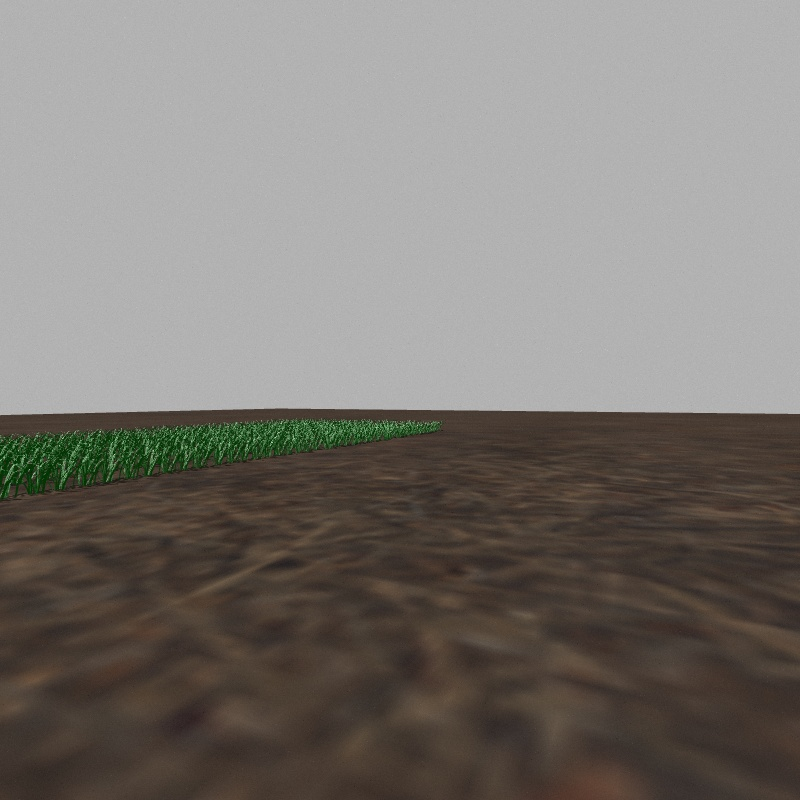
#> input picture agrobot_ws/src/agrobot/nodes/test.jpg, 800 x 800 px
$ python -i center_row_algorithm.py   (imports and definitions only)   (older library calls are emulated)
#> lines starting #> are read from the running program, lines starting #| are printed output that depends on the picture; after the words box and inside, x2 and y2 are one past the last pixel; in counts of white or black regions, pixels touching at a corner belong together
### agrobot_ws/src/agrobot/nodes/Lines.py
import sys

import numpy
from cv2 import cv2
import numpy as np

"""
This class deals with everything to do with lines in our program
Every Algorithm calls functions from this class to:
    1. Draw the lines detected by OpenCV onto a frame
    2. Calculate intersections given a set of lines
    3. Draw the vanishing point onto the frame, given a set of x values
"""


# [25 lines left out: function polar2points, not called in this run]


def getIntersections(lines):
    """
    Calculates and returns all the intersection points between positive and negative gradient lines
    also returns a set of only the x co-ordinates for the intersections, for easier processing in the main methods
    Args:
        lines: [[votes, rho, theta]]

    Returns:
        intersections: [(x,y)]
        points: [x]
    """
    intersections = []
    points = []
    lines_left = []
    lines_right = []

    # check the lines array, only run if the lines array is not empty
    if lines is not None:

        # for each line in the lines array, we determine its slope.
        for line in lines:
            x1, y1, x2, y2 = assignCoordinateValues(line)

            # if the line is a vertical line, skip it
            if x2 == x1:
                continue
            else:
                slope = (y2 - y1) / (x2 - x1)

            # we only want to process lines that have a steep slope
            # keep in mind the x values increase to the right, y values increase downwards in an image
            if slope > 1 or slope < -1:
                # cv2.line(frame, (x1, y1), (x2, y2), (0, 0, 255), 1)

                # we split the lines into two different lists by their slopes (positive vs. negative)
                # we call these two list lines_right and lines_left
                if slope > 0:
                    lines_right.append(line)
                else:
                    lines_left.append(line)

        # for each possible pairs of line that can be made from lines_right and lines_left,
        # we find an intersection point
        for lineL in lines_left:
            for lineR in lines_right:
                x1L, y1L, x2L, y2L = assignCoordinateValues(lineL)
                x1R, y1R, x2R, y2R = assignCoordinateValues(lineR)

                # calls the getIntersection helper function
                intersect = getIntersection(((x1L, y1L), (x2L, y2L)), ((x1R, y1R), (x2R, y2R)))
                if type(intersect) is bool:
                    continue

                # the intersections array is an array of points coordinates (x, y)
                # the points array is an array of the x coordinates of the points
                intersections.append(intersect)
                points.append(intersect[0])

    return intersections, points


def assignCoordinateValues(line):
    """
    Helper method,
    Since we will be working with different types of lines, we need a way to convert any type of line into
    the required form of (x1, y1), (x2, y2), which makes it easier to draw onto frame.
    This method takes any line as an input and returns it with our desired format
    :param line:
                Can be of three types currently (please update if new types of lines are utilized)
                1. Hough Algorithm: [((x1,y1), (x2,y2))] (element of outer array is of type numpy.ndarray)
                2. Contour Algorithm: [x1 y1 x2 y2]
                3. Mini Contour Algorithm: [[votes, rho, theta]]
    :return: [x1 y1 x2 y2] (converts line to point form)
    """

    # Type 1
    if isinstance(line[0], numpy.ndarray) and len(line[0]) == 4:
        x1, y1, x2, y2 = line[0]
    # Type 2
    elif isinstance(line, list) and len(line) == 4:
        x1, y1, x2, y2 = line
    # Type 3
    else:
        points = polar2points(line[0][1], line[0][2])
        x1, y1 = points[0]
        x2, y2 = points[1]

    return x1, y1, x2, y2


# [30 lines left out: function getIntersection, not called in this run]


# helper function to draw lines on given frame
def drawLinesOnFrame(lines, frame):
    """
    Helper function that draws lines on a frame
    :param lines: set of all lines
    :param frame: frame on which lines need to be drawn
    :return: the updated frame
    """
    if lines is not None:
        for line in lines:
            x1, y1, x2, y2 = assignCoordinateValues(line)

            # Avoids math error, and we can skip since we don't care about horizontal lines
            if x1 == x2:
                continue
            slope = (float(y2 - y1)) / (x2 - x1)
            # Check if slope is sufficiently large, since we are interested in vertical lines
            if abs(slope) > 1:
                cv2.line(frame, (x1, y1), (x2, y2), (0, 0, 255), 2, cv2.LINE_AA)
    return frame


def drawVanishingPoint(frame, points):
    """
    Function that draws the vanishing point onto a frame
    :param frame: the frame on which the point needs to be drawn
    :param points: a list of x co-ordinates from which the vanishing point will be calculated
    :return: (x, y), where x is the median intersection point and y is a constant value
    """
    if len(points) != 0:
        IntersectingX = np.median(points)
        cv2.circle(frame, (int(IntersectingX), int(frame.shape[1] / 2)), 8, (255, 0, 0), -1)

        return (int(IntersectingX), int(frame.shape[1] / 2))

### agrobot_ws/src/agrobot/nodes/center_row_algorithm.py
import numpy as np
import cv2
import sys

import Lines


class contour_algorithm:

    def __init__(self):
        # constructor -- assigns the following parameters

        # filter for wheat
        self.low_green = np.array([31, 43, 23])
        self.high_green = np.array([255, 255, 100])

        # filtering parameters
        self.averagingKernelSize = (5, 5)
        self.gaussKernelSize = (3, 3)
        self.dilateKernelSize = (5, 5)
        self.sigmaX = 0

        # contour parameters
        self.contourColor = (0, 129, 255)
        self.minContourArea = 3000

        # Canny edge parameters
        self.cannyLowThld = 75
        self.cannyHighThld = 150

        # dimensions
        self.HEIGHT = 720
        self.WIDTH = 1280

    def processFrame(self, frame):
        # This function uses contouring to create contours around each crop row
        # and uses these contours to find centroid lines, and the correspond row vanishing point
        # This function takes in the current frame (mat) as a parameter, and returns the
        # vanishing point (tuple)

        black_frame = np.uint8(np.zeros((720, 1280, 3)))
        mask = self.createBinaryMask(frame)

        # Perform canny edge detection
        edges = cv2.Canny(mask, self.cannyLowThld, self.cannyHighThld)
        blurred_edges = self.gaussianBlur(edges)

        cnt, contour_frame = self.getContours(mask)
        cv2.drawContours(black_frame, cnt, -1, self.contourColor, 3)
        # fillPoly fills in the polygons in the frame
        cv2.fillPoly(black_frame, pts=cnt, color=self.contourColor)
        lines, slopes, ellipseFrame = self.ellipseSlopes(cnt, black_frame)
        Lines.drawLinesOnFrame(lines, black_frame)
        intersections, points = Lines.getIntersections(lines)
        vanishpoint = Lines.drawVanishingPoint(ellipseFrame, points)

        #cv2.imshow("contours", black_frame)
        cv2.imshow("contour algorithm", ellipseFrame)
        return black_frame, vanishpoint

    # return vanishpoint

    def createBinaryMask(self, frame):
        # Current frame is input as a parameter
        # The function uses HSV filtering with the specificed low_green to high_green HSV range
        # to binarize the image and returns the binary frame

        # Run averaging filter to blur the frame
        kernel = np.ones((5, 5), np.float32) / 25
        frame = cv2.filter2D(frame, -1, kernel)

        # Convert to hsv format to allow for easier colour filtering
        hsv = cv2.cvtColor(frame, cv2.COLOR_BGR2HSV)
        # Filter image and allow only shades of green to pass
        mask = cv2.inRange(hsv, self.low_green, self.high_green)

        return mask

    def gaussianBlur(self, frame):
        # Current frame is input as a parameter
        # This function applies gaussian blurring to the frame
        # And returns the resulting blurred frame
        mask = cv2.GaussianBlur(frame, self.gaussKernelSize, self.sigmaX)
        return mask

    def ellipseSlopes(self, cnt, black_frame):
        # Takes in the list of contours on the frame and the frame with contours (black frame) as parameters
        # This function draws ellipses around each contour on black_frame using the fitEllipse function
        # Uses the fitline function with the list of contours to create a set of lines
        # Returns an array of lines, an array of slopes and an updated frame with ellipses and lines
        slopes = []
        lines = []
        for cnt in cnt:
            if cv2.contourArea(cnt) > self.minContourArea:
                rect = cv2.minAreaRect(cnt)
                box = cv2.boxPoints(rect)
                box = np.int0(box)
                black_frame = cv2.drawContours(black_frame, [box], 0, (255, 255, 255), 2)
                ellipse = cv2.fitEllipse(cnt)
                cv2.ellipse(black_frame, ellipse, (255, 255, 255), 2)
                rows, cols = black_frame.shape[:2]
                # Defines a line for the contour using the fitLine function
                [vx, vy, x, y] = cv2.fitLine(cnt, cv2.DIST_L2, 0, 0.01, 0.01)
                # calculates the slope and adds the slope to the array of slopes
                slope = vy / vx
                slopes.append(slope)
                # Finds two other points on the line using the slope
                lefty = int((-x * vy / vx) + y)
                righty = int(((cols - x) * vy / vx) + y)
                #black_frame = cv2.line(black_frame, (cols - 1, righty), (0, lefty), (255, 255, 0), 9)
                # Appends a line to the lines array using the (x1,y1,x2,y2) definition
                lines.append([cols - 1, righty, 0, lefty])

        return lines, slopes, black_frame

    def getContours(self, binary_mask):
        # Takes in a binary image as a parameter
        # Uses the cv2 findContours function to find the contours (creates closed shapes around connected pixels) in the image
        # returns a list of contours and blank frame with contours filled in
        frame = np.zeros((self.HEIGHT, self.WIDTH, 3))
        ret, thresh = cv2.threshold(binary_mask, 0, 254, 0)
        _, contours, hierarchy = cv2.findContours(thresh, cv2.RETR_TREE, cv2.CHAIN_APPROX_SIMPLE)
        cnt = contours
        cv2.drawContours(frame, cnt, -1, (0, 255, 0), 2)
        cv2.fillPoly(frame, pts=cnt, color=(0, 255, 0))

        return cnt, frame

>>> import cv2
>>> picture = cv2.imread('test.jpg')
#> picture is the input picture: shape (800, 800, 3); mean B, G, R 115.7, 120.8, 125.4
>>> result = contour_algorithm().processFrame(picture)
#> in createBinaryMask, `hsv = cv2.cvtColor(frame, cv2.COLOR_BGR2HSV)`: hsv: shape (800, 800, 3); mean H, S, V 7.7, 37.4, 126.4
#> in createBinaryMask, `mask = cv2.inRange(hsv, self.low_green, self.high_green)`:
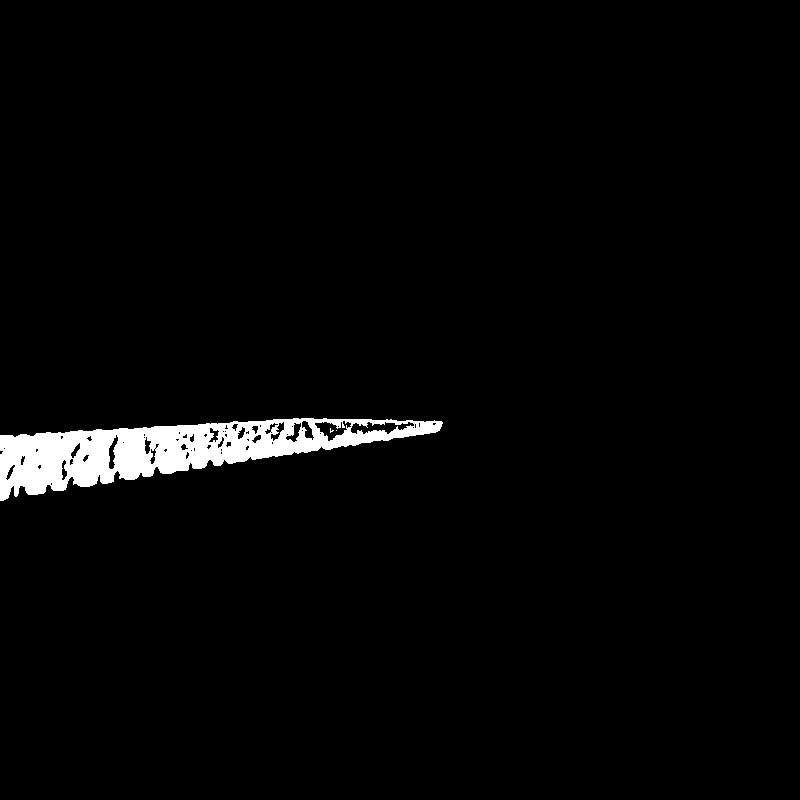
#> mask: shape (800, 800); 2.4% white; 3 white regions (2 under 20 px), largest, box (x1, y1, x2, y2) and area: (0, 418, 443, 501) 15563
#> in processFrame, `edges = cv2.Canny(mask, self.cannyLowThld, self.cannyHighThld)`:
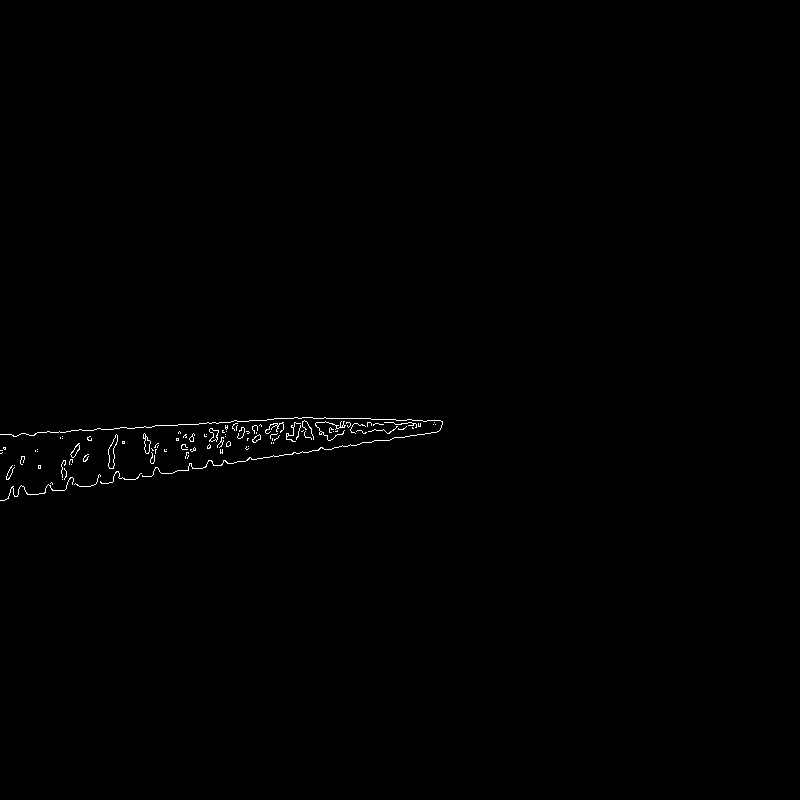
#> edges: shape (800, 800); 0.35% white in thin lines or dots, all inside (x1, y1, x2, y2) = (0, 417, 443, 501)
#> in getContours, `ret, thresh = cv2.threshold(binary_mask, 0, 254, 0)`: thresh: shape (800, 800); values 0 (black) and 254 (white), 2.4% white; 3 white regions (2 under 20 px)
#> in getContours, `_, contours, hierarchy = cv2.findContours(thresh, cv2.RETR_TREE, cv2.C..`: contours = 68 contours, 41 with area under 20; largest, box (x1, y1, x2, y2) and area: (0, 418, 443, 501) 17047, (350, 421, 415, 435) 469, (314, 420, 352, 442) 390, (108, 434, 119, 470) 178, (285, 422, 302, 443) 146
#> in getContours, `cnt = contours`: cnt has the same summary as contours
#> in processFrame, `cnt, contour_frame = self.getContours(mask)`: cnt has the same summary as contours in getContours
#> in processFrame, `cv2.fillPoly(black_frame, pts=cnt, color=self.contourColor)`:
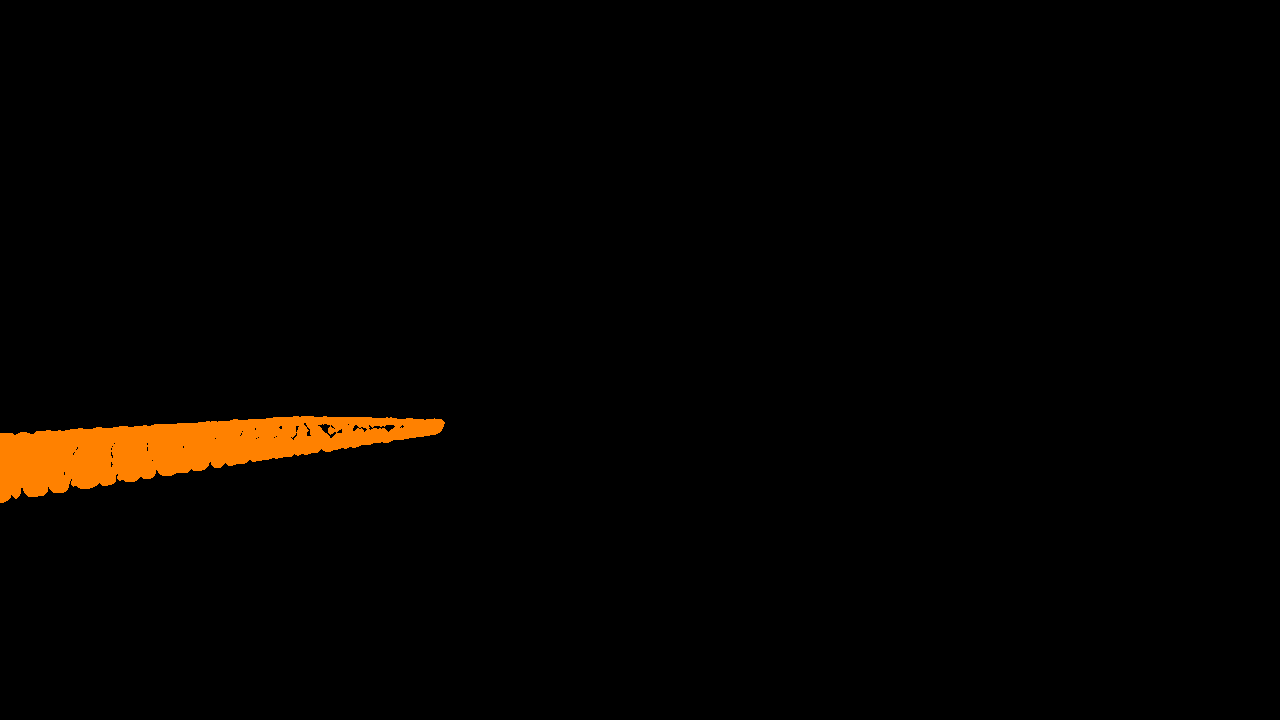
#> black_frame: shape (720, 1280, 3); mean of channels 0, 1, 2 0, 2.7, 5.3; drawn as B, G, R
#> the loop in ellipseSlopes, `for cnt in cnt:` made 68 passes
#> (rect, box, ellipse, rows, cols, vx, vy, x) on pass 1: (((220.5, 453.2), (446.1, 65.06), -3.73), [[0, 500], [-4, 435], [440, 406], [445, 471]], ((12.29, 465), (52.74, 818.9), 83.85), 720, 1280, [0.994], [-0.111], [194.3])
#> cnt on passes 11, 17, 18, 26, 31, 36: [[190, 450], [191, 449], [192, 450], [191, 451]], [[154, 448], [155, 447], [156, 448], [155, 449]], [[3, 448], [4, 447], [5, 448], [4, 449]], [[122, 442], [123, 441], [124, 442], [123, 443]], [[143, 437], [144, 436], [145, 437], [144, 438]], [[286, 434], [287, 433], [288, 434], [287, 435]]
#> pass 1, in ellipseSlopes, `black_frame = cv2.drawContours(black_frame, [box], 0, (255, 255, 255),..`:
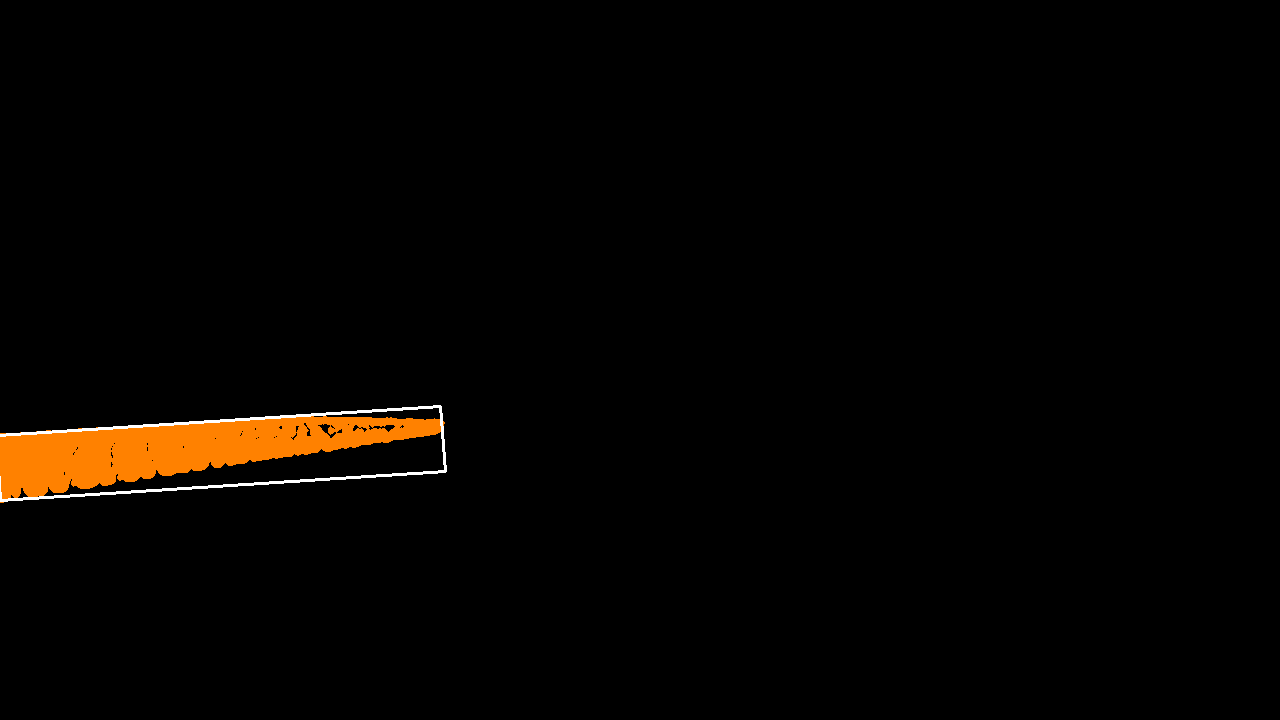
#> black_frame: shape (720, 1280, 3); 0.31% of pixels changed, all inside (x1, y1, x2, y2) = (0, 405, 447, 502); drawn as B, G, R
#> after the loop in ellipseSlopes, `for cnt in cnt:`:
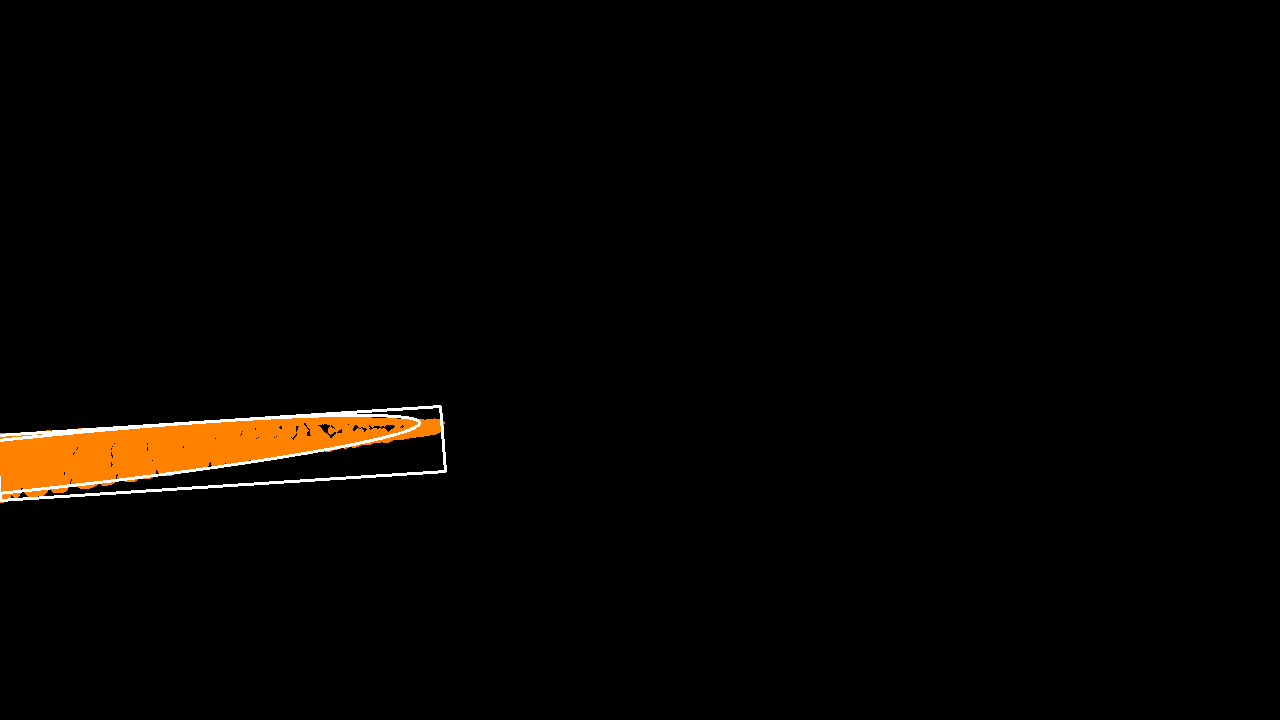
#> black_frame: shape (720, 1280, 3); 0.21% of pixels changed, all inside (x1, y1, x2, y2) = (0, 414, 421, 495); drawn as B, G, R
#> after the loop in ellipseSlopes, `for cnt in cnt:`: lines = [[1279, 332, 0, 475]]; slopes = [[-0.112]]
#> in processFrame, `lines, slopes, ellipseFrame = self.ellipseSlopes(cnt, black_frame)`: lines = [[1279, 332, 0, 475]]; slopes = [[-0.112]]
#> the loop in drawLinesOnFrame, `for line in lines:` made 1 pass
#> (x1, y1, x2, y2, slope) on pass 1: (1279, 332, 0, 475, -0.112)
#> the loop in getIntersections, `for line in lines:` made 1 pass
#> after the loop in getIntersections, `for line in lines:`: lines_left = []
